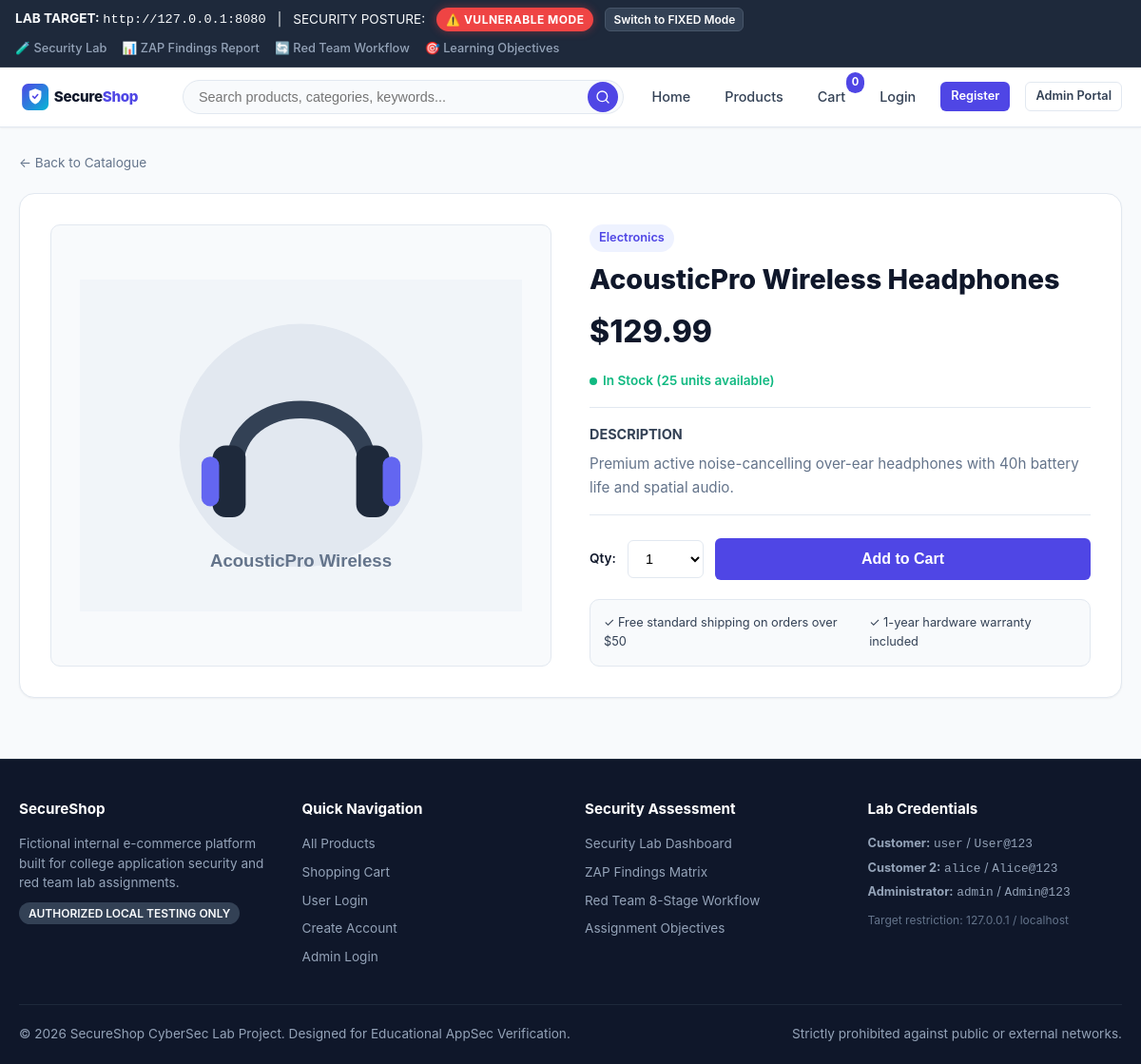
/products/1, run on the app's committed database.
### tables this page shows
CREATE TABLE products (
        id INTEGER PRIMARY KEY AUTOINCREMENT,
        name TEXT NOT NULL,
        description TEXT NOT NULL,
        price REAL NOT NULL,
        category TEXT NOT NULL,
        stock INTEGER NOT NULL DEFAULT 10,
        image TEXT NOT NULL,
        created_at TIMESTAMP DEFAULT CURRENT_TIMESTAMP
    );

### app.py (the view)
@app.route("/products/<int:product_id>")
def product_details(product_id):
    conn = get_db()
    product = conn.execute("SELECT * FROM products WHERE id = ?;", (product_id,)).fetchone()
    conn.close()
    if not product:
        abort(404)
    return render_template("product_details.html", product=product)

### app.py (called while the page is built, shortened)
def is_public_deploy():
    return bool(
        os.environ.get("RENDER")
        or os.environ.get("RENDER_SERVICE_ID")
        or os.environ.get("ENVIRONMENT") == "production"
        or os.environ.get("PUBLIC_DEPLOYMENT") == "true"
    )

def get_security_mode():
    if is_public_deploy():
        return "fixed"
    if os.path.exists(CONFIG_STATE_PATH):
        try:
            with open(CONFIG_STATE_PATH, "r", encoding="utf-8") as f:
                state = json.load(f)
                return state.get("security_mode", "vulnerable")
        except Exception:
            pass
    return os.environ.get("SECURITY_MODE", "vulnerable").lower()

def get_db():
    conn = sqlite3.connect(DB_PATH)
    conn.row_factory = sqlite3.Row
    conn.execute("PRAGMA foreign_keys = ON;")
    return conn

@app.before_request
def configure_session_security():
    mode = get_security_mode()
    if mode == "vulnerable":
        app.config["SESSION_COOKIE_HTTPONLY"] = False
        app.config["SESSION_COOKIE_SAMESITE"] = None
        app.config["SESSION_COOKIE_SECURE"] = False
    else:
        app.config["SESSION_COOKIE_HTTPONLY"] = True
        app.config["SESSION_COOKIE_SAMESITE"] = "Lax"
        app.config["SESSION_COOKIE_SECURE"] = False  # Local HTTP lab testing

@app.after_request
def apply_security_headers(response):
    mode = get_security_mode()
    if mode == "vulnerable":
        response.headers["Server"] = "SecureShop-Dev/1.0 (Python/Flask-Debug)"
    return response

@app.context_processor
def inject_global_template_vars():
    mode = get_security_mode()
    cart_count = 0
    return {
        "security_mode": mode,
        "is_public_deploy": is_public_deploy(),
        "cart_count": cart_count,
        "current_user": session.get("username"),
        "is_admin": session.get("role") == "admin"
    }

### templates/product_details.html (shortened to what this page needs)
{% extends "base.html" %}
{% block content %}
<div style="margin-bottom: 20px;">
  <a href="{{ url_for('products') }}" style="color: var(--muted); font-size: 0.85rem;">&larr; Back to Catalogue</a>
</div>
<div class="product-detail-view">
  <div class="product-gallery">
    <img src="{{ url_for('static', filename='images/' + product['image']) }}" alt="{{ product['name'] }}" onerror="this.src='{{ url_for('static', filename='images/headphones.svg') }}'">
  </div>
  <div class="product-info-detail">
    <span class="detail-badge">{{ product['category'] }}</span>
    <h1 style="font-size: 1.8rem; font-weight: 800; margin-bottom: 12px; line-height: 1.2;">{{ product['name'] }}</h1>
    <div style="font-size: 2rem; font-weight: 800; color: var(--dark); margin-bottom: 16px;">
      ${{ "%.2f"|format(product['price']) }}
    </div>
    {% if product['stock'] > 0 %}
      <div class="stock-tag">
        <span style="display: inline-block; width: 8px; height: 8px; background: var(--success); border-radius: 50%;"></span>
        In Stock ({{ product['stock'] }} units available)
      </div>
    {% else %}
      <div class="stock-tag low">
        <span style="display: inline-block; width: 8px; height: 8px; background: var(--danger); border-radius: 50%;"></span>
        Currently Out of Stock
      </div>
    {% endif %}
    <div style="border-top: 1px solid var(--border); border-bottom: 1px solid var(--border); padding: 16px 0; margin-bottom: 24px;">
      <h4 style="font-size: 0.9rem; font-weight: 700; margin-bottom: 8px; text-transform: uppercase; color: var(--slate);">Description</h4>
      <p style="font-size: 0.95rem; color: var(--muted); line-height: 1.6;">
        {{ product['description'] }}
      </p>
    </div>
    <form action="{{ url_for('cart_add', product_id=product['id']) }}" method="POST">
      <div style="display: flex; gap: 12px; align-items: center; margin-bottom: 20px;">
        <label for="quantity" style="font-size: 0.85rem; font-weight: 600;">Qty:</label>
        <select name="quantity" id="quantity" class="form-control" style="width: 80px;">
          {% for i in range(1, 6) %}
            <option value="{{ i }}">{{ i }}</option>
          {% endfor %}
        </select>
        <button type="submit" class="btn btn-primary btn-lg" style="flex: 1;" {% if product['stock'] <= 0 %}disabled{% endif %}>
          Add to Cart
        </button>
      </div>
    </form>
    <div style="background: var(--light); border: 1px solid var(--border); border-radius: var(--radius); padding: 14px; display: flex; gap: 16px; font-size: 0.8rem; color: var(--slate);">
      <div>✓ Free standard shipping on orders over $50</div>
      <div>✓ 1-year hardware warranty included</div>
    </div>
  </div>
</div>
{% endblock %}

### static/css/style.css (style rules this page uses)
:root { --primary: #4F46E5; --primary-hover: #4338CA; --primary-light: #EEF2FF; --secondary: #0EA5E9; --accent: #F59E0B; --success: #10B981; --success-bg: #ECFDF5; --danger: #EF4444; --danger-bg: #FEF2F2; --warning: #F59E0B; --warning-bg: #FFFBEB; --dark: #0F172A; --slate: #334155; --muted: #64748B; --light: #F8FAFC; --card-bg: #FFFFFF; --border: #E2E8F0; --radius-sm: 6px; --radius: 10px; --radius-lg: 16px; --shadow-sm: 0 1px 2px 0 rgba(0, 0, 0, 0.05); --shadow: 0 4px 6px -1px rgba(0, 0, 0, 0.08), 0 2px 4px -1px rgba(0, 0, 0, 0.04); --shadow-lg: 0 10px 15px -3px rgba(0, 0, 0, 0.1), 0 4px 6px -2px rgba(0, 0, 0, 0.05); --transition: all 0.2s cubic-bezier(0.4, 0, 0.2, 1); }
* { box-sizing: border-box; margin: 0; padding: 0; }
body { font-family: -apple-system, BlinkMacSystemFont, "Segoe UI", Roboto, "Helvetica Neue", Arial, sans-serif; color: var(--dark); background-color: var(--light); line-height: 1.6; min-height: 100vh; display: flex; flex-direction: column; }
a { color: var(--primary); text-decoration: none; transition: var(--transition); }
.btn { display: inline-flex; align-items: center; justify-content: center; gap: 8px; padding: 8px 16px; font-size: 0.9rem; font-weight: 600; border-radius: var(--radius-sm); border: 1px solid transparent; cursor: pointer; transition: var(--transition); text-decoration: none; }
.btn-primary { background: var(--primary); color: #FFFFFF; }
.btn-lg { padding: 12px 24px; font-size: 1rem; }
.product-detail-view { background: white; border-radius: var(--radius-lg); border: 1px solid var(--border); padding: 32px; display: grid; grid-template-columns: 1fr 1fr; gap: 40px; margin-bottom: 40px; box-shadow: var(--shadow-sm); }
.product-gallery { background: #F8FAFC; border-radius: var(--radius); border: 1px solid var(--border); display: flex; align-items: center; justify-content: center; padding: 30px; }
.product-gallery img { max-width: 100%; max-height: 380px; object-fit: contain; }
.product-info-detail { display: flex; flex-direction: column; }
.detail-badge { display: inline-block; padding: 4px 10px; background: var(--primary-light); color: var(--primary); border-radius: 9999px; font-size: 0.8rem; font-weight: 600; width: fit-content; margin-bottom: 12px; }
.stock-tag { display: inline-flex; align-items: center; gap: 6px; font-size: 0.85rem; font-weight: 600; color: var(--success); margin-bottom: 16px; }
.form-control { width: 100%; padding: 10px 14px; border: 1px solid var(--border); border-radius: var(--radius-sm); font-size: 0.9rem; outline: none; background: white; transition: var(--transition); }

### data on the page
products: image (picture), category "Electronics", name "AcousticPro Wireless Headphones", price "129.99", stock "25", description "Premium active noise-cancelling over-ear headphones with 40h battery life and spatial audio."

### other printed values
{{ 'FIXED' if security_mode == 'vulnerable' else 'VULNERABLE' }} "FIXED"
{{ session.get('cart_count', 0) }} "0"
form field quantity "1"
